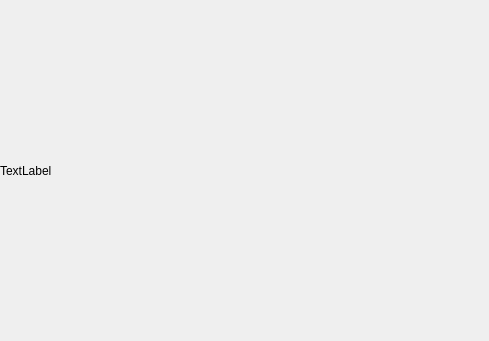
<?xml version="1.0" encoding="UTF-8"?>
<ui version="4.0">
 <class>ScreenshotDisplayDialog</class>
 <widget class="QDialog" name="ScreenshotDisplayDialog">
  <property name="geometry">
   <rect>
    <x>0</x>
    <y>0</y>
    <width>489</width>
    <height>341</height>
   </rect>
  </property>
  <property name="windowTitle">
   <string>截图展示窗体</string>
  </property>
  <property name="windowIcon">
   <iconset resource="../res/res.qrc">
    <normaloff>:/image/icon.png</normaloff>:/image/icon.png</iconset>
  </property>
  <property name="styleSheet">
   <string notr="true">background: url(:/image/Background1.svg)</string>
  </property>
  <layout class="QHBoxLayout" name="horizontalLayout">
   <property name="spacing">
    <number>0</number>
   </property>
   <property name="leftMargin">
    <number>0</number>
   </property>
   <property name="topMargin">
    <number>0</number>
   </property>
   <property name="rightMargin">
    <number>0</number>
   </property>
   <property name="bottomMargin">
    <number>0</number>
   </property>
   <item>
    <widget class="QLabel" name="labPixmap">
     <property name="text">
      <string>TextLabel</string>
     </property>
    </widget>
   </item>
  </layout>
 </widget>
 <resources>
  <include location="../res/res.qrc"/>
 </resources>
 <connections/>
</ui>
